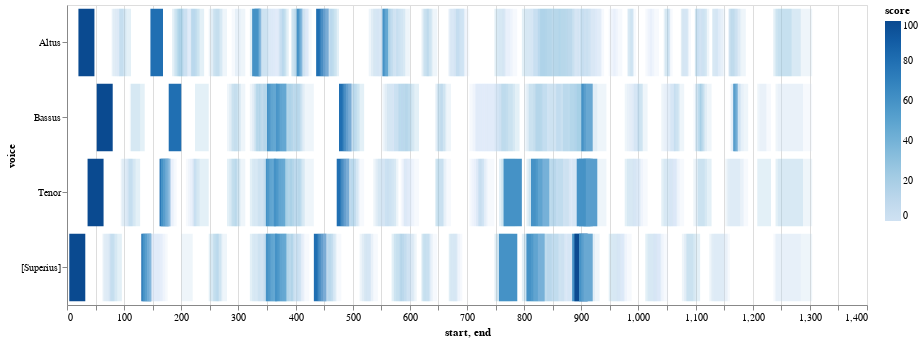

Source (notebook cell):
### Markdown cell above
**Additional Clarification**:
    
- As we change the cutoff with the slider, the ngrams with scores lower than the cutoff would be hidden away.
- Levenshtein distance takes into account how many changes we need to make to turn a pattern into another. For example, pattern '2, 2, 1, 2' and pattern '2, 2, 1, 3' would have the same levenshtein score 25 when compared to pattern '2, 2, 1, 1' because we need to make one change at the fourth character of the two strings to turn it into '2, 2, 1, 1'

### Code cell
# use the durations calculated from above
viz_demo.plot_close_match_heatmap(mel_ngrams,'4, 1, 2, 2, -3', mel_ngrams_duration, selected_patterns=[], voices=[])

### Figure 1 — Vega-Lite specification as saved in the notebook (floating-point values rounded to 4 significant figures; data arrays with more than 128 entries replaced by an {"elided": "..."} marker saying what was removed)
{"config": {"view": {"continuousWidth": 400, "continuousHeight": 300}}, "data": {"name": "data-a4fd5c2d036a447607b8ff138c7496b3"}, "mark": "bar", "encoding": {"color": {"type": "quantitative", "field": "score"}, "opacity": {"condition": {"value": 1, "test": "(datum.score > SelectorName.cutoff)"}, "value": 0.2}, "tooltip": [{"type": "quantitative", "field": "start"}, {"type": "quantitative", "field": "end"}, {"type": "nominal", "field": "pattern"}, {"type": "quantitative", "field": "score"}], "x": {"type": "quantitative", "field": "start"}, "x2": {"field": "end"}, "y": {"type": "nominal", "field": "voice"}}, "height": 300, "selection": {"SelectorName": {"type": "single", "fields": ["cutoff"], "bind": {"input": "range", "max": 100, "min": 0, "name": "cutoff:", "step": 1}, "init": {"cutoff": 50}}, "selector029": {"type": "interval", "bind": "scales", "encodings": ["x", "y"]}}, "width": 800, "$schema": "https://vega.github.io/schema/vega-lite/v4.8.1.json", "datasets": {"data-a4fd5c2d036a447607b8ff138c7496b3": {"elided": "586 records"}}}
